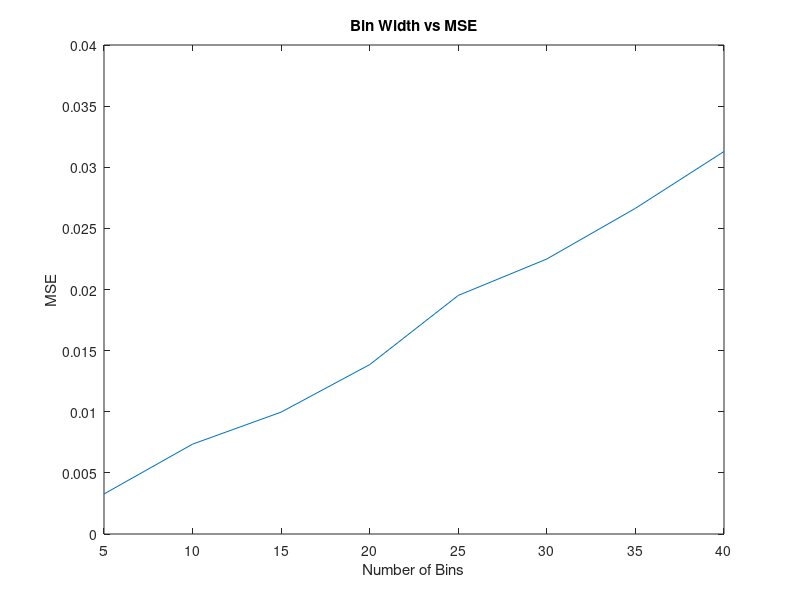

Recreate this plot in MATLAB.
% Monte Carlo trials
M = 1000;
MSE = zeros(1,M);
MSEBIN = [];
for B = 5:5:40
    for i = 1:M;
        n=100;
        x=randn(n,1);
        % Get the histogram-default is 10 bins.
        [vk,bc]=hist(x,B);
        % Get the bin width.
        h = bc(2)-bc(1);
        % Now return an estimate at a point xo.
        xo = 0;
        % Find all of the bin centers less than xo.
        ind = find(bc < xo);
        % xo should be between these two bin centers.
        b1 = bc(ind(end));
        b2 = bc(ind(end)+1);
        % Put it in the closer bin.
        if (xo-b1) < (b2-xo)   % then put it in the 1st bin
            fhat = vk(ind(end))/(n*h);
        else
            fhat = vk(ind(end)+1)/(n*h);
        end
        MSE(i) = (fhat - normpdf(xo))^2;
    end
    MSE  = mean(MSE);
    MSEBIN = [MSEBIN,MSE];
end
x= 5:5:40;
plot(x,MSEBIN)
title('Bin Width vs MSE')
ylabel('MSE')
xlabel('Number of Bins')
